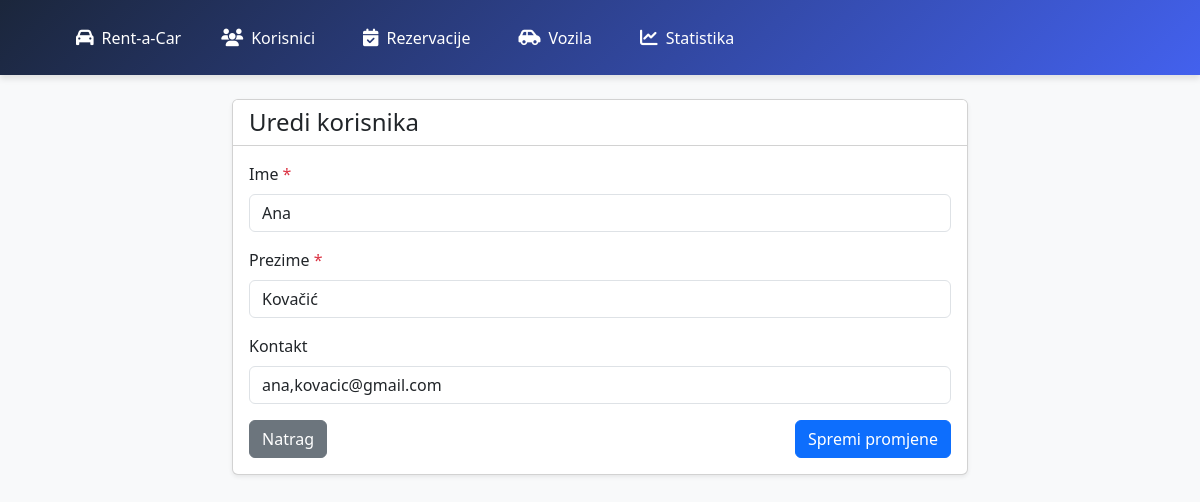
Page /uredi_korisnika.php?id=2 on the earlier database version.
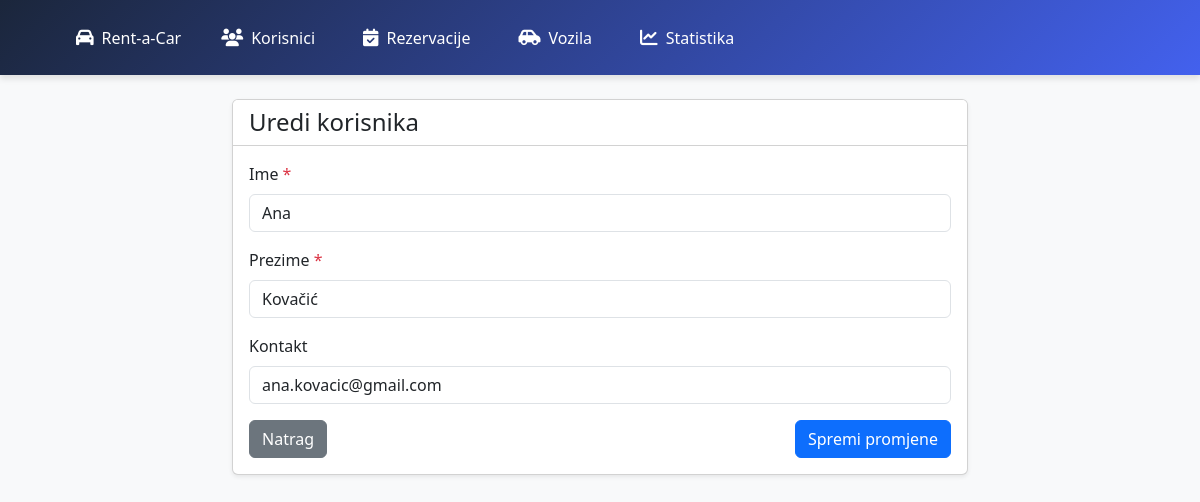
Same page on the later database version.
### tables this page shows
CREATE TABLE `korisnici` (
  `IDKorisnici` int(11) NOT NULL,
  `ImeKorisnika` char(25) NOT NULL,
  `PrezimeKorisnika` char(25) NOT NULL,
  `KontaktKorisnika` char(40) DEFAULT NULL
);

### uredi_korisnika.php (the view, shortened to what this page needs)
<?php
include("db__connection.php");
if (isset($_GET['id'])) {
    $id = mysqli_real_escape_string($db, $_GET['id']);
    $query = "SELECT * FROM korisnici WHERE IDKorisnici = '$id'";
    $result = mysqli_query($db, $query);
    $korisnik = mysqli_fetch_assoc($result);
}
?>
<!doctype html>
<html lang="en">
<head>
    <link href="https://cdn.jsdelivr.net/npm/bootstrap@5.0.2/dist/css/bootstrap.min.css" rel="stylesheet">
    <link rel="stylesheet" href="https://cdnjs.cloudflare.com/ajax/libs/font-awesome/6.0.0/css/all.min.css">
</head>
<body class="bg-light">
<?php include("navigacija.php"); ?>
    <div class="container py-4">
        <div class="row justify-content-center">
            <div class="col-md-8">
                <div class="card shadow-sm">
                    <div class="card-header bg-white">
                        <h4 class="mb-0">Uredi korisnika</h4>
                    </div>
                    <div class="card-body">
                        <form method="POST">
                            <div class="mb-3">
                                <label class="form-label">Ime <span class="text-danger">*</span></label>
                                <input type="text" class="form-control" name="ime"
                                       value="<?= htmlspecialchars($korisnik['ImeKorisnika']) ?>"
                                       maxlength="25" required>
                            </div>
                            <div class="mb-3">
                                <label class="form-label">Prezime <span class="text-danger">*</span></label>
                                <input type="text" class="form-control" name="prezime"
                                       value="<?= htmlspecialchars($korisnik['PrezimeKorisnika']) ?>"
                                       maxlength="25" required>
                            </div>
                            <div class="mb-3">
                                <label class="form-label">Kontakt</label>
                                <input type="text" class="form-control" name="kontakt"
                                       value="<?= htmlspecialchars($korisnik['KontaktKorisnika'] ?? '') ?>"
                                       maxlength="40">
                            </div>
                            <div class="d-flex justify-content-between">
                                <a href="korisnici.php" class="btn btn-secondary">Natrag</a>
                                <button type="submit" class="btn btn-primary">Spremi promjene</button>
                            </div>
                        </form>
                    </div>
                </div>
            </div>
        </div>
    </div>
</body>
</html>

Differences in the rows shown:
changed korisnici "Ana": kontakt "ana,kovacic@gmail.com" → "ana.kovacic@gmail.com"
